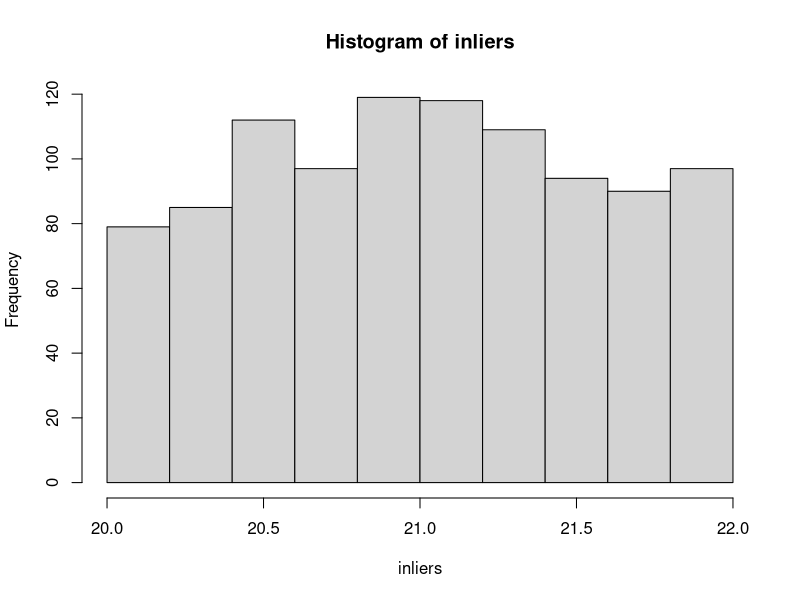
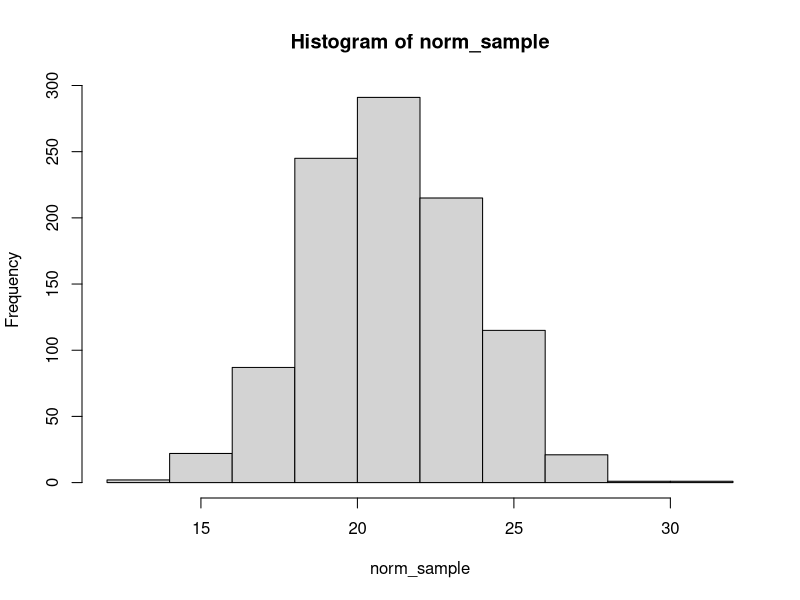
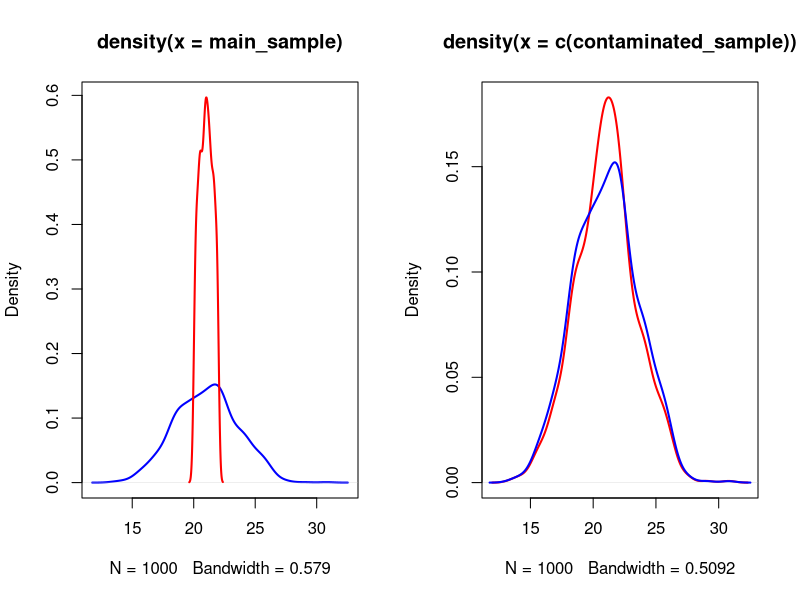
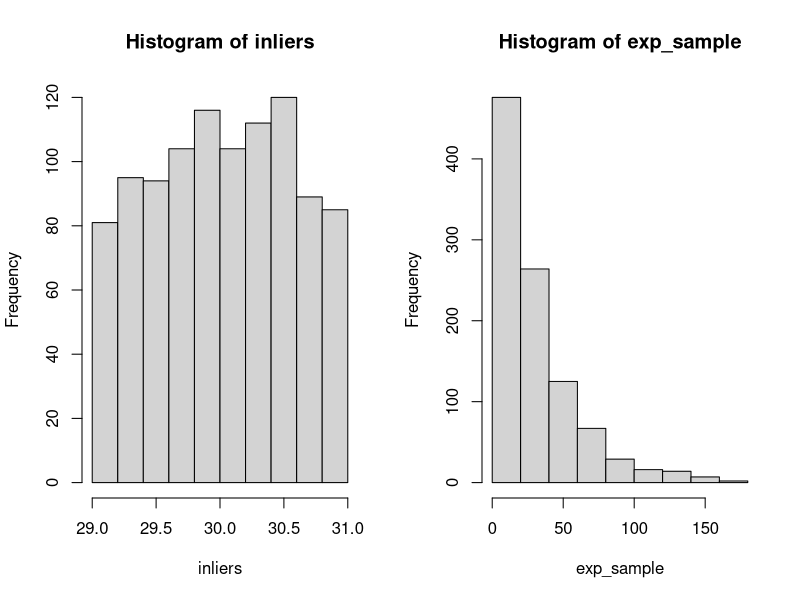
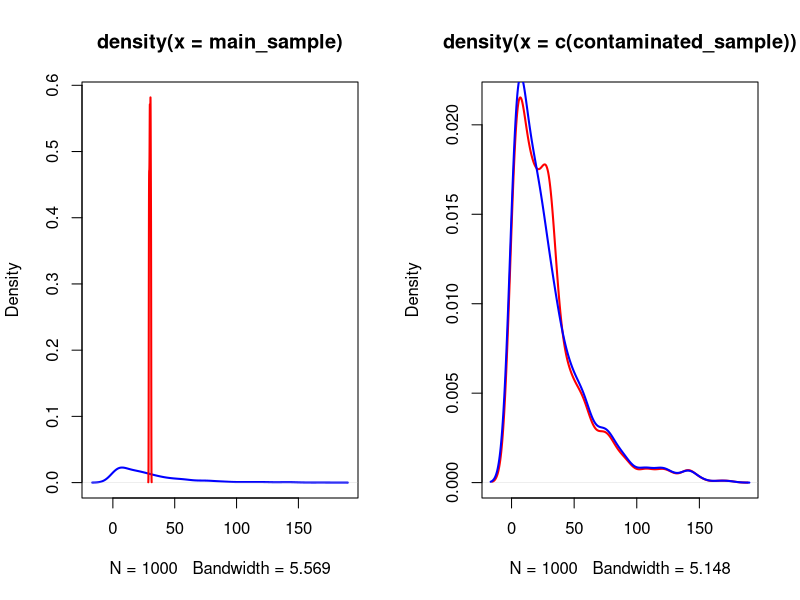

Write R code to recreate these figures, in order.
library(dplyr)

set.seed(238)

inlier_gen <- function(alpha, beta, n=1000, min, max) {
  all_sample <- rnorm(n*100, alpha, beta)
  
  index <- ifelse(between(all_sample, alpha - beta, alpha + beta) & between(all_sample, min, max), TRUE, FALSE)
  
  real_sample <- sample(all_sample[index], n) # replace = FALSE or TRUE?
  
  return(real_sample)
}

inlier_gen_akkaya <- function(sample, delta = 0.8, ratio) {
  n <- round(length(sample) * ratio, 0)
  xbar <- mean(sample)
  sigma <- sd(sample)
  sample <- sort(sample)
  index <- 1
  
  for (i in 1:n) {
    if(i %% 2 == 1) {
      index <- i %/% 2 + 1
      
    } else {
      index <- length(sample) - (i/2) + 1
    }
    
    sample[index] <- xbar + (-delta)^i * sigma # ^index or i
  }
  
  return(sample)
}

compare_dists <- function(main_sample, inliers, ratio=0.1) {
  n <- length(main_sample)
  u <- as.integer(runif(n) > ratio)
  
  print(sum(u))
  contaminated_sample <- u * main_sample + (1 - u) * inliers # after this step we lose trace of inlier points
  
  main_dens <- density(main_sample)
  inlier_dens <- density(inliers)
  
  max_y <- max(main_dens$y, inlier_dens$y)
  
  par(mfrow=c(1, 2))
  
  plot(main_dens, col = "blue", lwd = 2,
       ylim = c(0, max_y))
  
  lines(inlier_dens, col = "red", lwd = 2)
  # legend("topright", legend = c("normal", "inlier"), col = c("blue", "red"), lwd = 2)
  
  plot(density(c(contaminated_sample)), col="red", lwd=2)
  lines(density(main_sample), col = "blue", lwd = 2)
  # legend("topright", legend = c("clean", "contaminated"), col = c("blue", "red"), lwd = 2)
}


# Normal Sample

norm_sample <- rnorm(1000, 21, 2.5)
inliers <- inlier_gen(21, 1.25, 1000, min=20, max=22)
inliers_akkaya <- inlier_gen_akkaya(norm_sample, ratio = 0.1)

hist(inliers)
hist(norm_sample)
compare_dists(norm_sample, inliers, ratio=1/10)


# Exp Sample

exp_sample <- rexp(1000, rate=1/30)
inliers <- inlier_gen(30, 1, 1000, min=28, max=31)

hist(inliers)
hist(exp_sample)
compare_dists(exp_sample, inliers, ratio=1/15)

